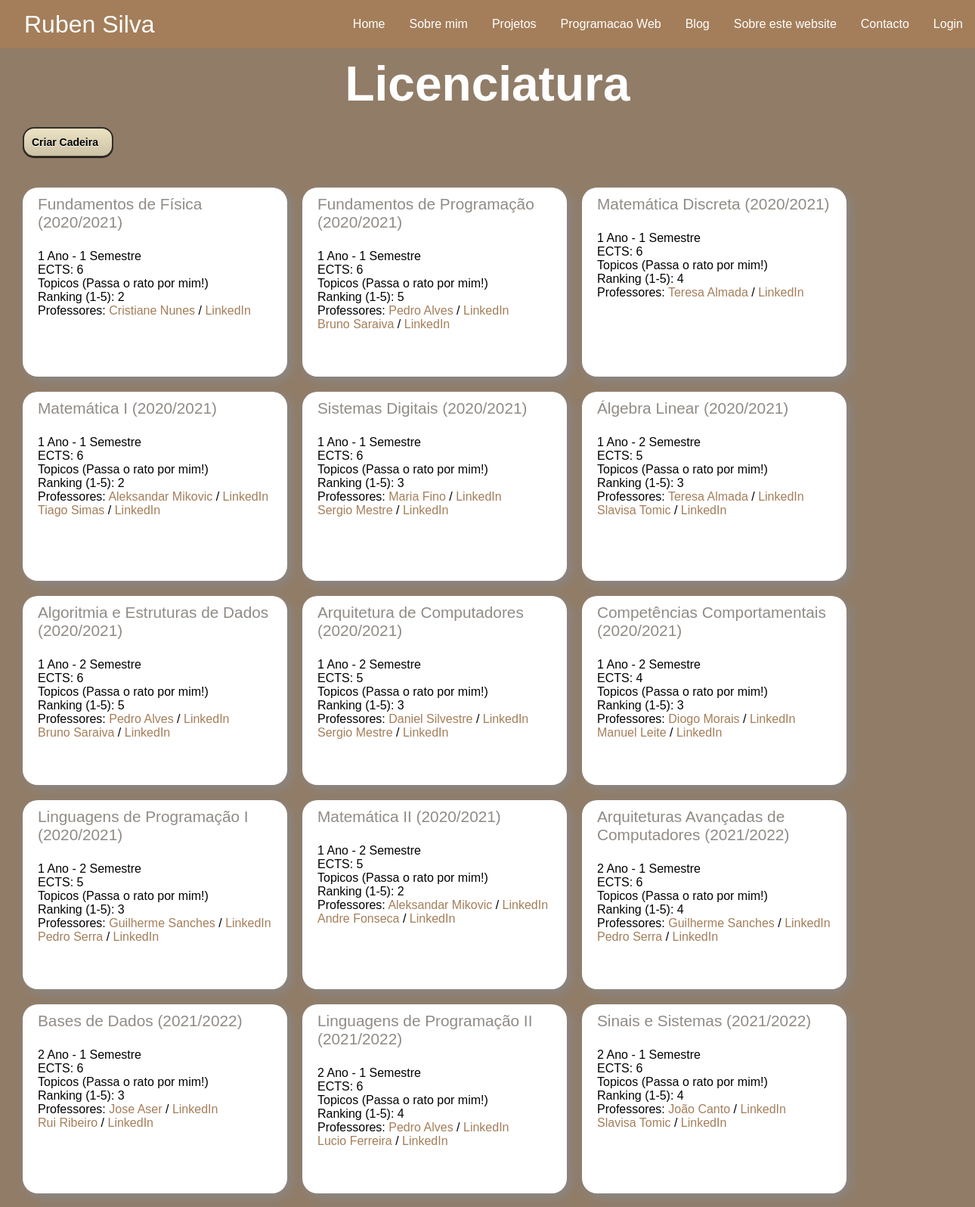
/sobre_mim (upper part), run on the app's committed database.
### portfolio/models.py (models this page shows, shortened)
class Cadeira(models.Model):
    nome = models.CharField(max_length=50)
    ano = models.IntegerField()
    semestre = models.IntegerField()
    ects = models.IntegerField()
    ano_letivo = models.CharField(max_length=10)
    topicos = models.TextField()
    ranking = models.IntegerField()
    professores = models.ManyToManyField(Pessoa)
    pagina_cadeira = models.CharField(max_length=300)

class Pessoa(models.Model):
    nome = models.CharField(max_length=50)
    link1 = models.CharField(max_length=300)
    link2 = models.CharField(max_length=300)

### portfolio/views.py (the view)
# urls.py: path('sobre_mim', views.sobre_mim_view, name='sobre_mim'),
def sobre_mim_view(request):
	context = {
        'cadeiras': Cadeira.objects.all(),
        'escolas': Escola.objects.all(),
        'interesses': Interesse.objects.all(),
    }
	return render(request, 'portfolio/sobre_mim.html', context)

### portfolio/templates/portfolio/sobre_mim.html (shortened to what this page needs)
{% extends 'portfolio/layout.html' %}
{% block main %}
    <h1 class="titulo">Licenciatura</h1>
    <a class="button-cadeiras" href="{% url 'portfolio:criar_cadeira' %}">Criar Cadeira</a>
    <div class="cadeiras">
        {% for cadeira in cadeiras %}
        <div class="cadeira">
            <a class="tit-cadeira" href={{cadeira.pagina_cadeira}} target="_blank">
                <p>{{cadeira.nome}} ({{cadeira.ano_letivo}})</p>
            </a>
            <br>
            <p>{{cadeira.ano}} Ano - {{cadeira.semestre}} Semestre</p>
            <p>ECTS: {{cadeira.ects}}</p>
            <div class="dropdown">
                <p>Topicos (Passa o rato por mim!)</p>
            </div>
            <p>Ranking (1-5): {{cadeira.ranking}}</p>
            <p>Professores: {% for professor in cadeira.professores.all %}
                <a class="link-pessoa" href="{{professor.link1}}" target="_blank">{{professor.nome}}</a> / <a class="link-pessoa" href="{{professor.link2}}" target="_blank">LinkedIn</a> <br>{% endfor %}
            </p>
            <br>
            <br>
        </div>
        {% endfor %}
    </div>
    <br>
    <br>
{% endblock main %}

### portfolio/templates/portfolio/layout.html (shortened to what this page needs)
<!DOCTYPE html>
{% load static %}
<html lang="en">
<head>
    {% load static %}
    <link rel="stylesheet" href="{% static 'portfolio/css/estilos.css' %}">
</head>
<body onload="renderTime();">
    <header>
      <div>Ruben Silva</div>
      <nav>
        {% if user.is_authenticated %}
        <a href="{% url 'portfolio:home' %}">Home</a>
        <a href="{% url 'portfolio:sobre_mim' %}">Sobre mim</a>
        <a href="{% url 'portfolio:projetos' %}">Projetos</a>
        <a href="{% url 'portfolio:pw' %}">Programacao Web</a>
        <a href="{% url 'portfolio:blog' %}">Blog</a>
        <a href="{% url 'portfolio:sobre_website' %}">Sobre este website</a>
        <a href="{% url 'portfolio:contacto' %}">Contacto</a>
        <a href="{% url 'portfolio:logout' %}">Logout</a>
        {% else %}
        <a href="{% url 'portfolio:home' %}">Home</a>
        <a href="{% url 'portfolio:sobre_mim' %}">Sobre mim</a>
        <a href="{% url 'portfolio:projetos' %}">Projetos</a>
        <a href="{% url 'portfolio:pw' %}">Programacao Web</a>
        <a href="{% url 'portfolio:blog' %}">Blog</a>
        <a href="{% url 'portfolio:sobre_website' %}">Sobre este website</a>
        <a href="{% url 'portfolio:contacto' %}">Contacto</a>
        <a href="{% url 'portfolio:login' %}">Login</a>
        {% endif %}
      </nav>
    </header>
    <main>
      {% block main %}
	    {% endblock main %}
    </main>
</body>
</html>

### portfolio/static/portfolio/css/estilos.css (style rules this page uses)
* { padding: 0; margin: 0; box-sizing: border-box; font-family: 'Epilogue', sans-serif; }
html { background-color: #917C67; }
header { height: 8vh; background: #A47E5A; color: white; top: 0; display: flex; justify-content: space-between; align-items: center; position: sticky; z-index: 1; }
header div { font-size: 2em; padding: 1em; }
header nav { display: flex; justify-content: flex-end; }
nav a { padding: 0 1em; text-decoration: none; font-size: 1rem; color: white; }
main { height: 87vh; padding: 0; }
.titulo { display: flex; font-size: 4em; padding: 10px; background-color: #917C67; color: white; align-items: center; justify-content: center; }
.cadeiras { position: relative; display: flex; flex-flow: row wrap; background-color: #917C67; padding: 20px; }
.cadeira { background-color: white; height: 250px; width: 350px; border-radius: 20px; box-shadow: 5px 5px 15px #888888; padding: 10px 20px; margin: 10px; }
.tit-cadeira { font-size: 1.3em; }
.tit-cadeira:link { color: #918B86; text-decoration: none; }
.link-pessoa:link { color: #A47E5A; text-decoration: none; }
.dropdown { display: inline-block; }
.button-cadeiras { position: relative; margin: 10px; box-shadow: 0px 1px 0px 0px #1c1b18; background: linear-gradient(to bottom, #eae0c2 5%, #ccc2a6 100%); background-color: #eae0c2; border-radius: 15px; border: 2px solid #333029; display: inline-block; cursor: pointer; color: black; font-family: Arial; font-size: 14px; font-weight: bold; padding: 10px; text-decoration: none; text-shadow: 0px 1px 0px #ffffff; left: 20px; width: 120px; }

### data on the page
Cadeira: nome "Fundamentos de Física", ano_letivo "2020/2021", ano "1", semestre "1", ects "6", ranking "2"
Pessoa: nome "Cristiane Nunes"
Cadeira: nome "Fundamentos de Programação", ano_letivo "2020/2021", ano "1", semestre "1", ects "6", ranking "5"
Pessoa: nome "Pedro Alves"
Pessoa: nome "Bruno Saraiva"
Cadeira: nome "Matemática Discreta", ano_letivo "2020/2021", ano "1", semestre "1", ects "6", ranking "4"
Pessoa: nome "Teresa Almada"
Cadeira: nome "Matemática I", ano_letivo "2020/2021", ano "1", semestre "1", ects "6", ranking "2"
Pessoa: nome "Aleksandar Mikovic"
Pessoa: nome "Tiago Simas"
Cadeira: nome "Sistemas Digitais", ano_letivo "2020/2021", ano "1", semestre "1", ects "6", ranking "3"
Pessoa: nome "Maria Fino"
Pessoa: nome "Sergio Mestre"
Cadeira: nome "Álgebra Linear", ano_letivo "2020/2021", ano "1", semestre "2", ects "5", ranking "3"
Pessoa: nome "Slavisa Tomic"
Cadeira: nome "Algoritmia e Estruturas de Dados", ano_letivo "2020/2021", ano "1", semestre "2", ects "6", ranking "5"
Cadeira: nome "Arquitetura de Computadores", ano_letivo "2020/2021", ano "1", semestre "2", ects "5", ranking "3"
Pessoa: nome "Daniel Silvestre"
Cadeira: nome "Competências Comportamentais", ano_letivo "2020/2021", ano "1", semestre "2", ects "4", ranking "3"
Pessoa: nome "Diogo Morais"
Pessoa: nome "Manuel Leite"
Cadeira: nome "Linguagens de Programação I", ano_letivo "2020/2021", ano "1", semestre "2", ects "5", ranking "3"
Pessoa: nome "Guilherme Sanches"
Pessoa: nome "Pedro Serra"
Cadeira: nome "Matemática II", ano_letivo "2020/2021", ano "1", semestre "2", ects "5", ranking "2"
Pessoa: nome "Andre Fonseca"
Cadeira: nome "Arquiteturas Avançadas de Computadores", ano_letivo "2021/2022", ano "2", semestre "1", ects "6", ranking "4"
Cadeira: nome "Bases de Dados", ano_letivo "2021/2022", ano "2", semestre "1", ects "6", ranking "3"
Pessoa: nome "Jose Aser"
Pessoa: nome "Rui Ribeiro"
Cadeira: nome "Linguagens de Programação II", ano_letivo "2021/2022", ano "2", semestre "1", ects "6", ranking "4"
Pessoa: nome "Lucio Ferreira"
Cadeira: nome "Sinais e Sistemas", ano_letivo "2021/2022", ano "2", semestre "1", ects "6", ranking "4"
Pessoa: nome "João Canto"
